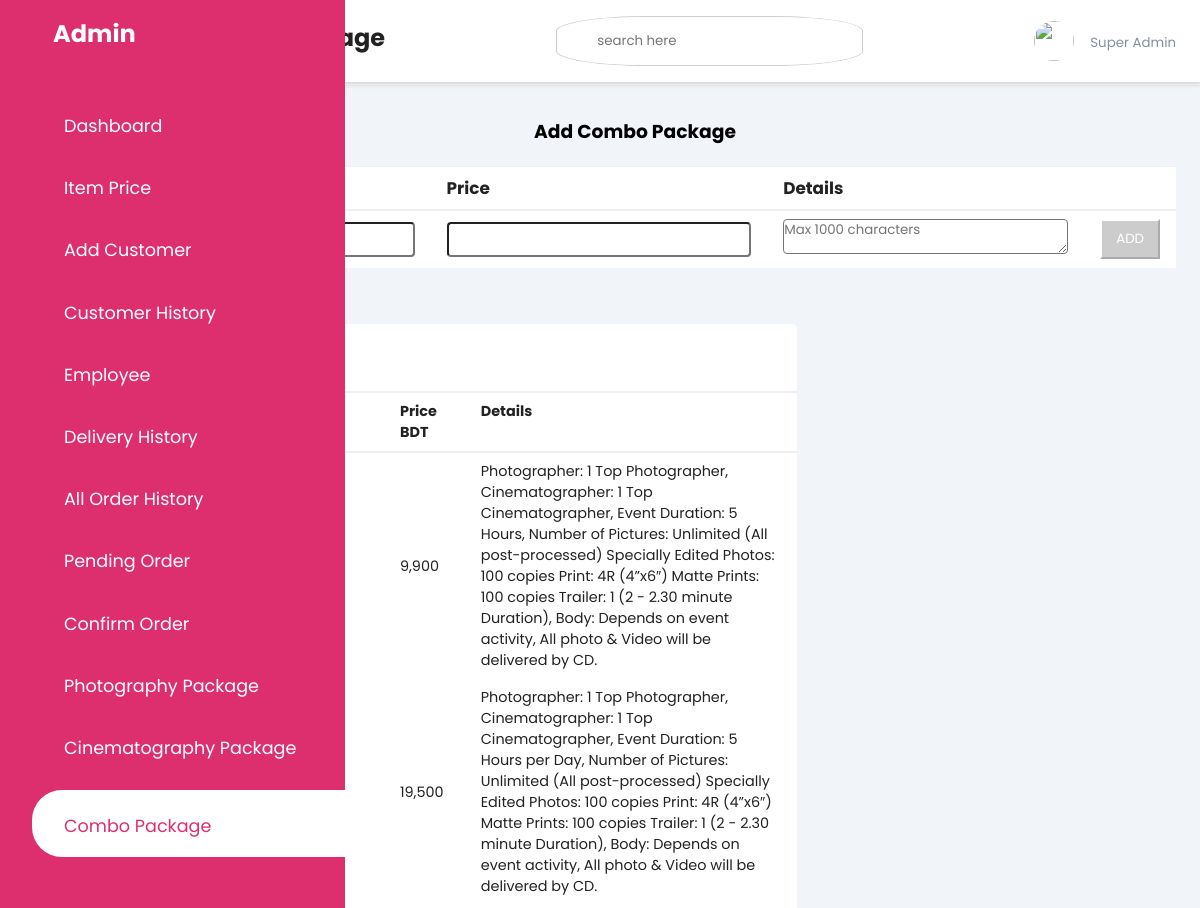
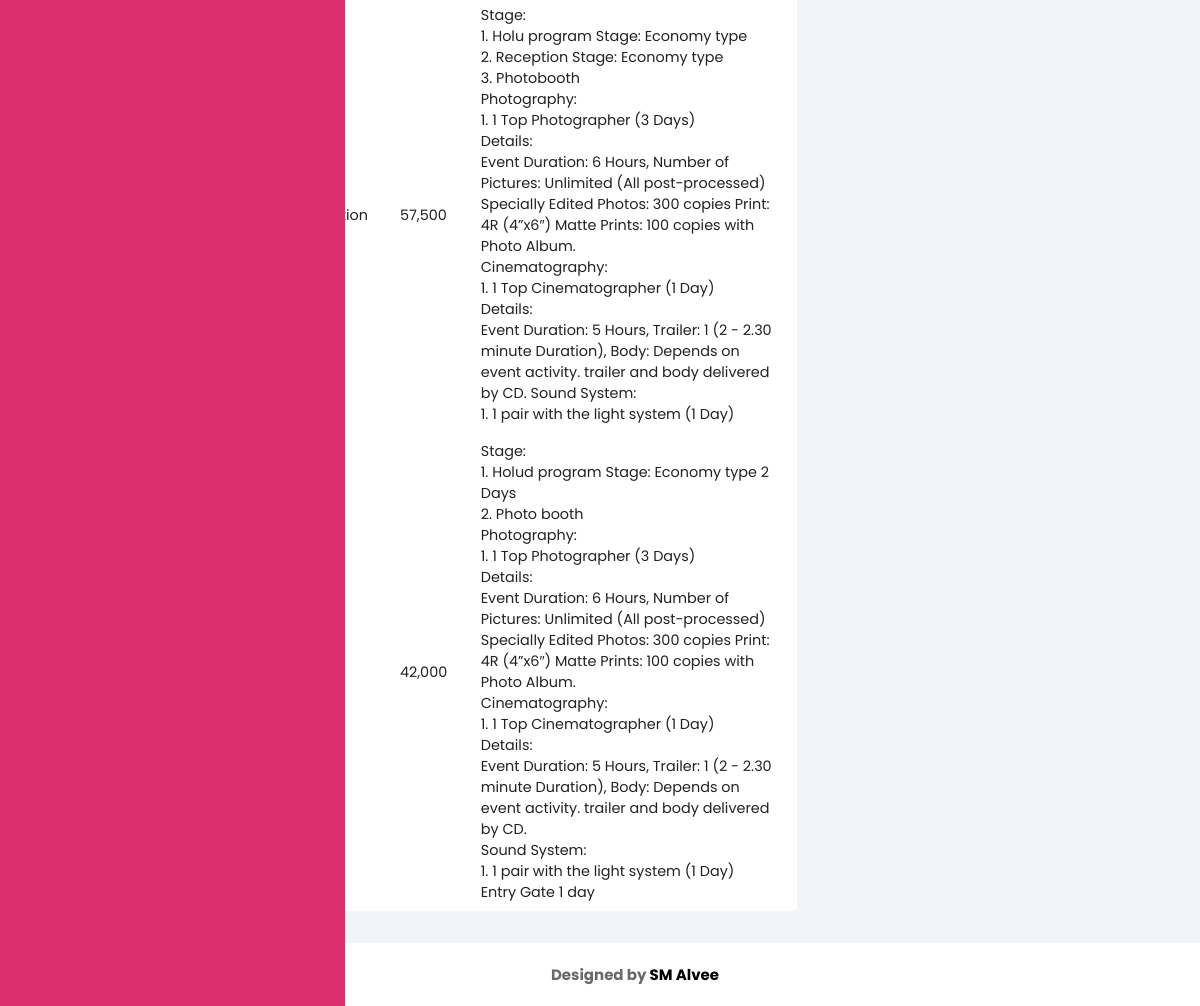
The app's page /admin/addcombopackage.php (signed in) with its own data (2 pictures, top to bottom).
### tables this page shows
CREATE TABLE `combopackage` (
  `id` int(11) NOT NULL,
  `package_name` varchar(100) NOT NULL,
  `price` int(11) NOT NULL,
  `details` varchar(1000) NOT NULL
);

### db/DBConfig.php (called while the page is built, shortened)
<?php
class dbconfig
{
	private $_host = "localhost";
	private $_username = "root";
	private $_password = "";
	private $_database = "wedding";
	protected $connection;
	public function __construct()
	{
		if(!isset($this->connection))
		{
			$this->connection = new mysqli($this->_host,$this->_username,$this->_password,$this->_database);
		}
		return $this->connection;
	}
}
?>

### db/Crud.php (called while the page is built, shortened)
<?php
include_once 'DBConfig.php';
class Crud extends dbconfig{
	public function getData($query)
	{
		$result = $this->connection->query($query);
			$rows = array();
			while($row = $result->fetch_assoc())
			{
				$rows[] = $row;
			}
		return $rows;
	}
}
?>

### admin/addcombopackage.php (the view, shortened to what this page needs)
<?php
  include_once '../db/Crud.php';
  $crud = new Crud();
  $query2 = "select * from combopackage";
  $getpackage = $crud->getData($query2);
?>
<!DOCTYPE html>
<html lang="en">
<head>
	<link rel="stylesheet" href="https://maxst.icons8.com/vue-static/landings/line-awesome/line-awesome/1.3.0/css/line-awesome.min.css">
	<link rel="stylesheet" type="text/css" href="css/style.css">
</head>
<body>
	<div class="sidebar">
		<div class="sidebar-brand">
			<h2><span class="lab la-accusoft"></span> <span>Admin</span></h2>
		</div>
		<div class="sidebar-menu">
			<ul>
				<li>
					<a href="dashboard.php" ><span class="las la-igloo"></span><span>Dashboard</span></a>
				</li>
				<li>
					<a href="package.php"><span class="las la-users"></span><span>Item Price</span></a>
				</li>
				<li>
					<a href="addcustomer.php"><span class="las la-clipboard-list"></span><span>Add Customer</span></a>
				</li>
				<li>
					<a href="customerhistory.php" ><span class="las la-users"></span><span>Customer History</span></a>
				</li>
				<li>
					<a href=""><span class="las la-shopping-bag"></span><span>Employee</span></a>
				</li>
				<li>
					<a href=""><span class="las la-shopping-bag"></span><span>Delivery History</span></a>
				</li>
				<li>
					<a href="allorderhistory.php"><span class="las la-shopping-bag"></span><span>All Order History</span></a>
				</li>
				<li>
					<a href="orderrequest.php" ><span class="las la-shopping-bag"></span><span>Pending Order</span></a>
				</li>
				<li>
					<a href="confirmorder.php"><span class="las la-shopping-bag"></span><span>Confirm Order</span></a>
				</li>
				<li>
					<a href="addphotopackage.php"><span class="las la-shopping-bag"></span><span>Photography Package</span></a>
				</li>
				<li>
					<a href="addcinepackage.php" ><span class="las la-shopping-bag"></span><span>Cinematography Package</span></a>
				</li>
				<li>
					<a href="addcombopackage.php" class="active"><span class="las la-shopping-bag"></span><span>Combo Package</span></a>
				</li>
			</ul>
		</div>
	</div>
	<div class="main-content">
		<header>
			<h2>
				<label for="nav-toggle">
					<span class="las la-bars"></span>
				</label>
			</h2>
			<div class="search-wrapper">
				<input type="search" placeholder="search here" name="">
			</div>
			<div class="user-wrapper">
				<img src="UserImage/2.jpg" width="40px" height="40px" alt="">
				<div>
					<small>Super Admin</small>
				</div>
			</div>
		</header>
		<main>
			<div><h3 style="text-align: center; margin-bottom: 20px;">Add Combo Package</h3></div>
			<form action="addcombopackage.php" method="post">
				<table width="100%" style="background: #fff;">
				<thead>
					<tr>
						<td><h3>Package Name</h3></td>
						<td><h3>Price</h3></td>
						<td><h3>Details</h3></td>
					</tr>
				</thead>
				<tbody>
					<tr>
						<td><input style="width: 100%; height: 35px; border-radius: 4px;" type="text" name="package_name" required=""></td>
						<td><input style="width: 100%; height: 35px; border-radius: 4px;" type="number" name="price" required=""></td>
						<td><textarea style="width: 100%; height: 35px; border-radius: 4px;" type="number" name="details" required="" placeholder="Max 1000 characters"></textarea></td>
						<td>
							<input style=
										"color:#FFFFFF;
										background-color:#ccc;
										border-color:#fff;
										padding: .5rem;
										width: 100%"
									type="submit" name="submit" value="ADD">
						</td>
					</tr>
				</tbody>
			</table>
			<div class="recent-grid">
					<div class="projects">
						<div class="card">
							<div class="card-header">
								<h2>Photographer</h2>
							</div>
							<div class="card-body">
								<div class="table-responsive">
									<table width="100%">
										<thead>
											<tr>
												<td>Package Name</td>
												<td>Price BDT</td>
												<td>Details</td>
											</tr>
										</thead>
										<tbody>
											<?php foreach($getpackage as $key=>$package) {?>
											<tr>
												<td><?php echo $package['package_name'];?></td>
												<td><?php echo number_format($package['price']); ?></td>
												<td><?php echo $package['details']; ?></td>
											</tr>
											<?php }?>
										</tbody>
									</table>
								</div>
							</div>
						</div>
					</div>
				</div>
			</form>
		</main>
		<footer class="footer">
            <h4>Designed by <a href="https://www.facebook.com/raisuddin.alvee.56/" target="blanck" style="color: black;">SM Alvee</a></h4>
        </footer>
	</div>
</body>
</html>

### admin/css/style.css (style rules this page uses)
:root { --main-color: #DD2F6E; --color-dark: #1D2231; --text-grey: #8390A2; }
* { padding: 0; margin: 0; box-sizing: border-box; list-style-type: none; text-decoration: none; font-family: 'Poppins' , sans-serif; }
.sidebar { width: 345px; position: fixed; left: 0; top: 0; height: 100%; background: var(--main-color); z-index: 100; transition: width 300ms; }
.sidebar-brand { height: 90px; padding: 1rem 0rem 1rem 2rem; color: #fff; }
.sidebar-brand span { display: inline-block; padding-right: 1rem; }
.sidebar-menu { margin-top: 1rem; }
.sidebar-menu li { width: 100%; margin-bottom: 1.7rem; padding-left: 1rem; }
.sidebar-menu a { padding-left: 1rem; display: block; color: #fff; font-size: 1.1rem; }
.sidebar-menu a.active { background: #fff; padding-top: 1rem; padding-bottom: 1rem; color: var(--main-color); border-radius: 30px 0px 0px 30px; }
.sidebar-menu a span:first-child { font-size: 1.5rem; padding-right: 1rem }
.main-content { transition: margin-left 300ms; margin-left: 345px; }
header { background: #fff; display: flex; justify-content: space-between; padding: 1rem 1.5rem; box-shadow: 2px 2px 5px rgba(0,0,0,0.2); position: fixed; left: 345px; width: calc(100% - 345px); top: 0; z-index: 100; transition: left 300ms; }
header h2 { color: #222; }
header label span { font-size: 1.7rem; padding-right: 1rem; }
.search-wrapper { border: 1px solid #ccc; border-radius: 30%; height: 50px; display: flex; align-items: center; overflow-x: hidden; }
.search-wrapper input { height: 100%; padding: .5rem; border: none; outline: none; }
.user-wrapper { display: flex; align-items: center; }
.user-wrapper img { border-radius: 50%; margin-right: 1rem; }
.user-wrapper small { display: inline-block; color: var(--text-grey); }
main { margin-top: 85px; padding: 2rem 1.5rem; background: #f1f5f9; min-height: calc(100vh - 90px); }
.recent-grid { margin-top: 3.5rem; display: grid; grid-gap: 2rem; grid-template-columns: 65% auto; }
.card { background: #fff; border-radius: 5px; }
.card-header { padding: 1rem; }
.card-header { display: flex; justify-content: space-between; align-items: center; border-bottom: 1px solid #f0f0f0; }
table { border-collapse: collapse; }
thead tr { border-top: 1px solid #f0f0f0; border-bottom: 2px solid #f0f0f0; }
thead td { font-weight: 700; }
td { padding: .5rem 1rem; font-size: .9rem; color: #222; }
tr td:last-child { display: flex; align-items: center; }
.table-responsive { width: 100%; overflow-x: auto; }
.footer { text-align: center; margin-top: 20px; margin-bottom: 20px; color: #696969; font-size: 15px; font-family: "AnyConv.com__AvenirLTStd-Roman"; }
@media only screen and (max-width: 1200px) { .sidebar { width: 70px; } }
@media only screen and (max-width: 1200px) { .sidebar .sidebar-brand, .sidebar li { padding-left: 1rem; text-align: center; } }
@media only screen and (max-width: 1200px) { .sidebar li a { padding-left: 0rem; } }
@media only screen and (max-width: 1200px) { .sidebar .sidebar-brand h2 span:last-child, .sidebar li a span:last-child { display: none; } }
@media only screen and (max-width: 1200px) { .main-content { margin-left: 70px; } }
@media only screen and (max-width: 1200px) { .main-content header { width: calc(100% - 70px); left: 70px; } }

### records on screen
combopackage: price "9,900", details "Photographer: 1 Top Photographer, Cinematographer: 1 Top Cinematographer, Event Duration: 5 Hours, Number of Pictures: Unlimited (All post-processed) Specially Edited Photos: 100 copies Print: 4R (4”x6″) Matte Prints: 100 copies Trailer: 1 (2 - 2.30 minute Duration), Body: Depends on event activity, All photo & Video will be delivered by CD."
combopackage: price "19,500", details "Photographer: 1 Top Photographer, Cinematographer: 1 Top Cinematographer, Event Duration: 5 Hours per Day, Number of Pictures: Unlimited (All post-processed) Specially Edited Photos: 100 copies Print: 4R (4”x6″) Matte Prints: 100 copies Trailer: 1 (2 - 2.30 minute Duration), Body: Depends on event activity, All photo & Video will be delivered by CD."
combopackage: price "57,500", details "Stage: 1. Holu program Stage: Economy type 2. Reception Stage: Economy type 3. Photobooth Photography: 1. 1 Top Photographer (3 Days) Details: Event Duration: 6 Hours, Number of Pictures: Unlimited (All post-processed) Specially Edited Photos: 300 copies Print: 4R (4”x6″) Matte Prints: 100 copies with Photo Album. Cinematography: 1. 1 Top Cinematographer (1 Day) Details: Event Duration: 5 Hours, Trailer: 1 (2 - 2.30 minute Duration), Body: Depends on event activity. trailer and body delivered by CD. Sound System: 1. 1 pair with the light system (1 Day)"
combopackage: price "42,000", details "Stage: 1. Holud program Stage: Economy type 2 Days 2. Photo booth Photography: 1. 1 Top Photographer (3 Days) Details: Event Duration: 6 Hours, Number of Pictures: Unlimited (All post-processed) Specially Edited Photos: 300 copies Print: 4R (4”x6″) Matte Prints: 100 copies with Photo Album. Cinematography: 1. 1 Top Cinematographer (1 Day) Details: Event Duration: 5 Hours, Trailer: 1 (2 - 2.30 minute Duration), Body: Depends on event activity. trailer and body delivered by CD. Sound System: 1. 1 pair with the light system (1 Day) Entry Gate 1 day"
